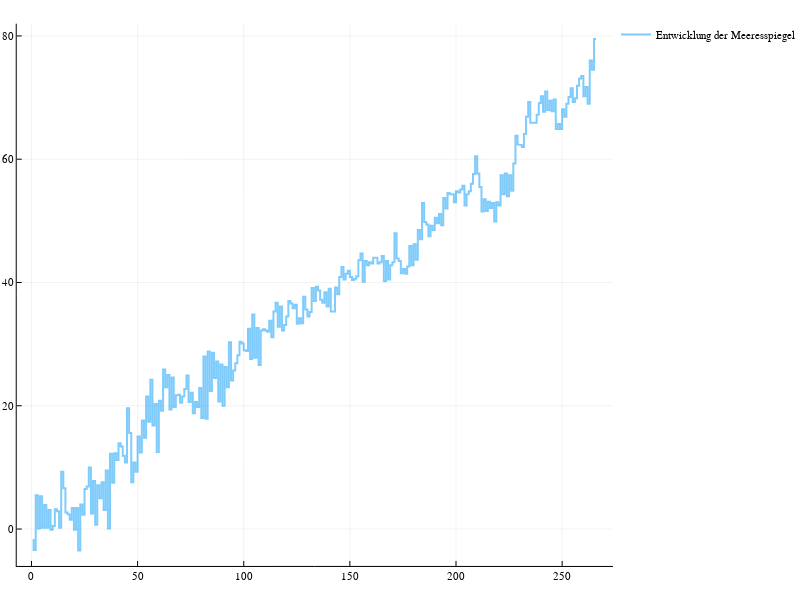

Source (notebook cell):
### Markdown cell above
Die Entwicklung der Meeresspiegel ist folgendes:

### Code cell
# range = 0:270
plot(data[:Row], data[:GMSL], label = "Entwicklung der Meeresspiegel")

### Figure 1 — Plotly figure (JSON) as saved in the notebook; plotly's stock layout.template omitted (floating-point values rounded to 4 significant figures; data arrays with more than 128 entries replaced by an {"elided": "..."} marker saying what was removed)
{"data": [{"colorbar": {"title": ""}, "hoverinfo": "text", "legendgroup": "Entwicklung der Meeresspiegel", "line": {"color": "rgba(0, 154, 250, 0.500)", "dash": "solid", "shape": "linear", "width": 2}, "mode": "lines", "name": "Entwicklung der Meeresspiegel", "showlegend": true, "text": {"elided": "531 null values"}, "type": "scatter", "x": {"elided": "531 int values"}, "xaxis": "x1", "y": {"elided": "531 float values"}, "yaxis": "y1", "zmax": 0.1, "zmin": -0.1}], "layout": {"annotations": [], "height": 600, "legend": {"bgcolor": "rgba(255, 255, 255, 1.000)", "bordercolor": "rgba(0, 0, 0, 1.000)", "font": {"color": "rgba(0, 0, 0, 1.000)", "family": "sans-serif", "size": 11}, "tracegroupgap": 0, "x": 1, "y": 1}, "margin": {"b": 20, "l": 0, "r": 0, "t": 20}, "paper_bgcolor": "rgba(255, 255, 255, 1.000)", "plot_bgcolor": "rgba(255, 255, 255, 1.000)", "showlegend": true, "width": 800, "xaxis": {"anchor": "y1", "domain": [0.02714, 0.9951], "gridcolor": "rgba(0, 0, 0, 0.100)", "gridwidth": 0.5, "linecolor": "rgba(0, 0, 0, 1.000)", "mirror": false, "range": [-6.95, 273.9], "showgrid": true, "showline": true, "showticklabels": true, "tickangle": 0, "tickcolor": "rgb(0, 0, 0)", "tickfont": {"color": "rgba(0, 0, 0, 1.000)", "family": "sans-serif", "size": 11}, "tickmode": "array", "ticks": "inside", "ticktext": ["0", "50", "100", "150", "200", "250"], "tickvals": [0, 50, 100, 150, 200, 250], "title": "", "titlefont": {"color": "rgba(0, 0, 0, 1.000)", "family": "sans-serif", "size": 15}, "type": "-", "visible": true, "zeroline": false, "zerolinecolor": "rgba(0, 0, 0, 1.000)"}, "yaxis": {"anchor": "x1", "domain": [0.02508, 0.9934], "gridcolor": "rgba(0, 0, 0, 0.100)", "gridwidth": 0.5, "linecolor": "rgba(0, 0, 0, 1.000)", "mirror": false, "range": [-5.99, 81.99], "showgrid": true, "showline": true, "showticklabels": true, "tickangle": 0, "tickcolor": "rgb(0, 0, 0)", "tickfont": {"color": "rgba(0, 0, 0, 1.000)", "family": "sans-serif", "size": 11}, "tickmode": "array", "ticks": "inside", "ticktext": ["0", "20", "40", "60", "80"], "tickvals": [0, 20, 40, 60, 80], "title": "", "titlefont": {"color": "rgba(0, 0, 0, 1.000)", "family": "sans-serif", "size": 15}, "type": "-", "visible": true, "zeroline": false, "zerolinecolor": "rgba(0, 0, 0, 1.000)"}}}
